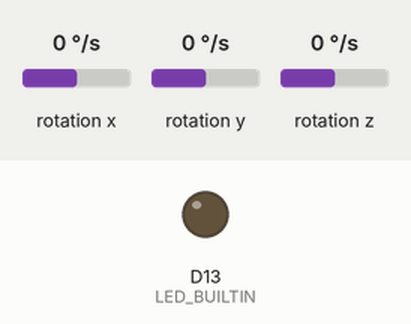
Simulated run of this sketch. Board: Arduino Nano 33 BLE. Parts: output pins drawn as LEDs (lit = HIGH). Inputs (shaded band) come from the test bench; at power-on: rotation x 0 °/s, rotation y 0 °/s, rotation z 0 °/s. Nothing arrives over Bluetooth unless stated; a phone connects over Bluetooth LE 3 s after start; what the sketch prints to the serial monitor is not drawn.

Above: at 0.4 s.
At 3.4 s:
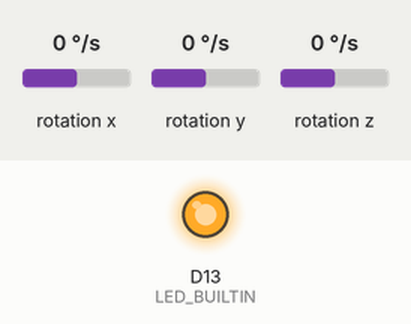
Timing chart, 0 to 4.9 s (numbered marks = the images above):
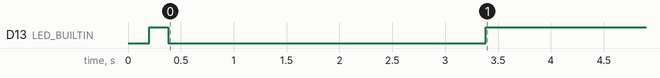

Measured:
- by itself, D13 (LED_BUILTIN): HIGH → LOW at 0.38 s, → HIGH 3.0 s later

The sketch:

sketch_ble_gyro.ino
```cpp
//
//
//
//
#include <ArduinoBLE.h>
#include <Arduino_LSM9DS1.h>

const int N = 5;

BLEService               GYROSCOPE_ADVERTISING_SERVICE("66df5109-edde-4f8a-a5e1-02e02a69cbd5");
BLEStringCharacteristic  ANGLE_X_CHARACTERISTIC("741c12b9-e13c-4992-8a5e-fce46dec0bff", BLERead | BLENotify, 8);
BLEStringCharacteristic  ANGLE_Y_CHARACTERISTIC("baad41b2-f12e-4322-9ba6-22cd9ce09832", BLERead | BLENotify, 8);
BLEStringCharacteristic  ANGLE_Z_CHARACTERISTIC("5748a25d-1834-4c68-a49b-81bf3aeb2e50", BLERead | BLENotify, 8);

long   last_gyro_time = 0;
long   last_advertised_time = 0;
int    accumulate_count = 0;
double average_gyroscope_x = 0, average_gyroscope_y = 0, average_gyroscope_z = 0;
double n_average_gyroscope_x = 0, n_average_gyroscope_y = 0, n_average_gyroscope_z = 0;

float  x, y, z;
double accumulated_x = 0, accumulated_y = 0, accumulated_z = 0;
int    fixed_x, fixed_y, fixed_z = 0;

//
// 자이로스코프 센서의 값을 읽는다.
// 초기에 구한 자이로스크포 센서 평균값을 뺀 후 반환한다.
// 원점 주변의 값을 무시하는 방법도 고려할 필요가 있다.
// 지금은 사용하지 않음.
void readGyroScope(double &x, double &y, double &z) {
  float gyroscope_x = 0, gyroscope_y = 0, gyroscope_z = 0;
  IMU.readGyroscope(gyroscope_x, gyroscope_y, gyroscope_z);

  x = gyroscope_x - average_gyroscope_x;
  y = gyroscope_y - average_gyroscope_y;
  z = gyroscope_y - average_gyroscope_z;
}

//
// skip_count 만큼 버리고 calibration_count 만큼 센서 데이터를 읽어 평균을 구한다.
//
void calibrate_gyro_sensor() {
  float gyroscope_x = 0, gyroscope_y = 0, gyroscope_z = 0;
  double sum_x = 0, sum_y = 0, sum_z = 0;

  int calibration_count = 100;
  int skip_count        = 50;
  for(int i = 0;i < (calibration_count +  skip_count);i++) {
    // WAIT FOR DATA READY.
    while (!IMU.gyroscopeAvailable()) ;
    if (i < skip_count) continue;

    // READ AND SUM SENSOR DATA TO CACLCULATE AVERAGE.
    IMU.readGyroscope(gyroscope_x, gyroscope_y, gyroscope_z);

    sum_x += gyroscope_x;
    sum_y += gyroscope_y;
    sum_z += gyroscope_z;
  }
  average_gyroscope_x  = (sum_x / calibration_count);
  average_gyroscope_y  = (sum_y / calibration_count);
  average_gyroscope_z  = (sum_z / calibration_count);

  n_average_gyroscope_x = average_gyroscope_x * N;
  n_average_gyroscope_y = average_gyroscope_y * N;
  n_average_gyroscope_z = average_gyroscope_z * N;

  Serial.print("average_gyroscope: ");
  Serial.print(average_gyroscope_x);
  Serial.print('\t');
  Serial.print(average_gyroscope_y);
  Serial.print('\t');
  Serial.println(average_gyroscope_z);
}

//
// 내장 LED를 켜거나 끈다.
//
int LED_STATE = LOW;
void turn_led_on() {
  if (LED_STATE == LOW) {
    LED_STATE = HIGH;
    digitalWrite(LED_BUILTIN, LED_STATE);
  }
}

void turn_led_off() {
  if (LED_STATE == HIGH) {
    LED_STATE = LOW;
    digitalWrite(LED_BUILTIN, LED_STATE);
  }
}

void toggle_led() {
  LED_STATE = LED_STATE == HIGH ? LOW : HIGH;
  digitalWrite(LED_BUILTIN, LED_STATE);
}

void setup() {
  pinMode(LED_BUILTIN, OUTPUT);
  turn_led_on();
  Serial.begin(115200);
  while (!Serial) {
    delay(50);
    toggle_led();
    delay(50);
    toggle_led();
  }
  Serial.println("Started");
  toggle_led();
  delay(100);
  toggle_led();
  if (!IMU.begin()) {
    Serial.println("Failed to initialize IMU!");
    while (1);
  }

  toggle_led();
  delay(100);
  toggle_led();
  Serial.print("Gyroscope sample rate = ");
  Serial.print(IMU.gyroscopeSampleRate());
  Serial.println(" Hz");
  calibrate_gyro_sensor();
  last_gyro_time = millis();
  last_advertised_time = last_gyro_time;
  toggle_led();

  if (!BLE.begin()) {
    Serial.println("starting BLE failed!");
    while (1);
  }

   BLE.setLocalName("Tracker");
   BLE.setAdvertisedService(GYROSCOPE_ADVERTISING_SERVICE);
   GYROSCOPE_ADVERTISING_SERVICE.addCharacteristic(ANGLE_X_CHARACTERISTIC);
   GYROSCOPE_ADVERTISING_SERVICE.addCharacteristic(ANGLE_Y_CHARACTERISTIC);
   GYROSCOPE_ADVERTISING_SERVICE.addCharacteristic(ANGLE_Z_CHARACTERISTIC);
   BLE.addService(GYROSCOPE_ADVERTISING_SERVICE);
   write_values(0, 0, 0);
   BLE.advertise();

   Serial.println("Bluetooth device active, waiting for connections...");
}

void write_values(int x, int y, int z) {
  ANGLE_X_CHARACTERISTIC.writeValue(String(x));
  ANGLE_Y_CHARACTERISTIC.writeValue(String(y));
  ANGLE_Z_CHARACTERISTIC.writeValue(String(z));
  Serial.print("angle: \t");
  Serial.print(x);
  Serial.print("\t");
  Serial.print(y);
  Serial.print("\t");
  Serial.println(z);
}


void loop() {
  // BLE.central 을 가져온다.
  BLEDevice central = BLE.central();
  if (!IMU.gyroscopeAvailable()) return;

  IMU.readGyroscope(x, y, z);
  long now = millis();
  long delta_t =  now - last_gyro_time;
  last_gyro_time = now;

  //
  // 각도의 변화량(degree) = gyroscope(degrees/second) * delta_t(millisecond) / 1000
  //
  // 아래와 같이 매 Tick마다 계산을 해도 되지만 N개 단위로 모아서 한꺼번에 계산을 해보기로 한다.
  //  double delta_x = ((double)x - average_gyroscope_x) * delta_t / 1000.0;
  //  int angle_x = angle_x + (int)delta_x;

  // N개 단위로 모아서 계산하기
  // 1. 센서의 값을 누적한다.
  accumulated_x = accumulated_x + x;
  accumulated_y = accumulated_y + y;
  accumulated_z = accumulated_z + z;
  accumulate_count++;

  // N개 단위로 모아서 계산하기
  // 2. N개 모였을 떄
  if (accumulate_count % N/*몇 개를 모을까*/ == 0) {
    // N개 단위로 모아서 계산하기
    // 3. 마지막으로 계산한 이후 시간을 구하고.
    //    각도를 구한다.
    //    각도(degree) = 마지막 각도(degree) + 각도의 변화량(degree)
    //                = 마지막 각도(degree) + (누적자이로스코프값(degrees/second) - N * 초기평균자이로스코프값(degrees/second)) * 누적시간(millisecond) / 1000
    long time_elapsed = now - last_advertised_time;
    double accumulated_delta_x = 0, accumulated_delta_y = 0, accumulated_delta_z = 0;
    accumulated_delta_x = (accumulated_x - n_average_gyroscope_x) * (time_elapsed); // / 1000.0;
    accumulated_delta_y = (accumulated_y - n_average_gyroscope_y) * (time_elapsed); // / 1000.0;
    accumulated_delta_z = (accumulated_z - n_average_gyroscope_y) * (time_elapsed); // / 1000.0;
    fixed_x = fixed_x + ((int)accumulated_delta_x) / 4000; // 시간의 단위를 맞추기 위해 1000으로 나누는 것은 정수로 바꾼 다음에...
    fixed_y = fixed_y + ((int)accumulated_delta_y) / 4000; // 좌우로 90도를 돌려보면  +,- 400도 정도까지 간다. 그래서 일단 4로 한번더 나눠버린다.
    fixed_z = fixed_z + ((int)accumulated_delta_z) / 4000;

    last_advertised_time = now;
    accumulate_count = 0;
    accumulated_x = 0.0; accumulated_y = 0.0; accumulated_z = 0.0;
    if (central && central.connected()) {
      turn_led_on();
      write_values(fixed_x, fixed_y, fixed_z);
    } else {
      turn_led_off();
    }
  }
 }
```
